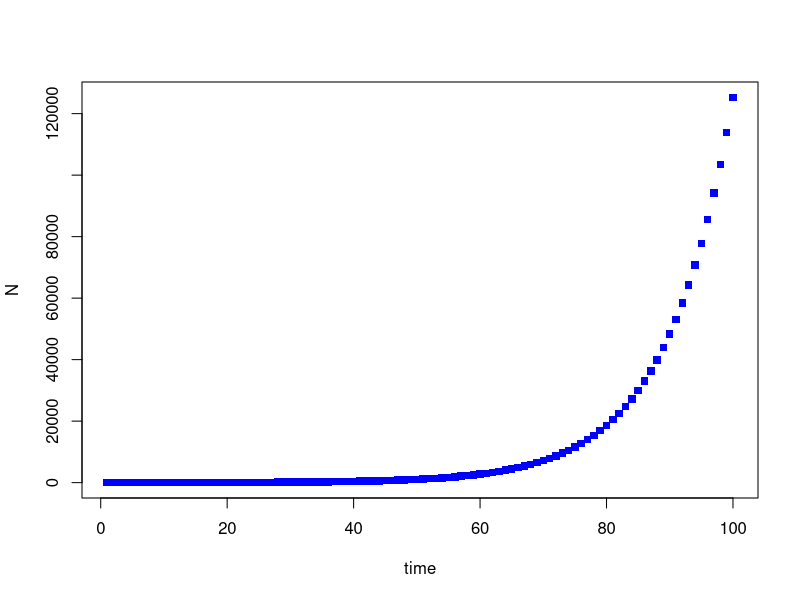

The R source for this figure: (Note: this script raises an error after producing the figure.)
#######################################
## Introduction 
#######################################
## Compartmental models and differential equation R tutorial
## Live version
## E2M2 - 2020
## written by: Jessica Metcalf, Amy Wesolowski, Cara Brook, Sophia Horigan

## In this tutorial, we will construct simple compartmental models and explore different structures of these models
##############################################################################
## Contents: 
# Modeling Population Growth
# Investigating continuous vs discrete time
# Structured population models
# Lotka-Volterra models of predator-prey dynamics
# Susceptible-Infected-Recovered models
##############################################################################
## load your libraries first

library(deSolve)

##############################################################################
## Modeling Population Growth - LIVE
##############################################################################

## The simplest formulation for population growth in discrete time is N_t+1=lambda N_t
## where N_t is the size of the population at time t. The World Bank provides time-series 
## of population size for all countries in the world, including for Madagascar; this is in 
## the file "WorldBankPop.csv". Keep in mind that this is not data from direct observations 
## - censuses have not occurred in all the years for which data is available! 
  
## First, bring in this data by identifying the right path to the folder you are working in
## (use the command 'getwd' to find out where you are, and then use 'setwd' to get R to look 
## in the right place) and have a look at its structure in R (just the first 10 columns): 

##Load your data from the world bank and peek at the first few rows
## 1. read in the population data


## 2. look at the first few rows of the data


## 3. Make a sub-vector called 'mada.pop' that is the row of your dataset which corresponds to Madagascar.

## 4. Change the cells with numbers to 'numeric' 


## 5. Make a second sub-vector called 'france.pop' that corresponds to France.

## 6. Change the cells with numbers to 'numeric'


## Now, we can calculate the growth rate, N_t+1/N_t, by taking a vector that goes from the
## 2nd until the last value in our population vectors (this is years 1961 until 2016, and 
## thus we call it N_t+1). We will divide this by the the vector that goes from the first 
## until the before-last column, which will correspond to 1960 to 2015. Relative to the 
## first vector, this is N_t - i.e., the first number in the N_t+1 vector is 1961; and the 
## first number in the N_t vector is 1960, and so on.  

## 7. First make a vector of Nt Mada

## 8. Next, make a vector of Nt+1 for Mada


## 9. Make a vector of Nt for France

## 10. Make a vector of Nt+1 for France


## 11. Now estimate population growth rate for Madagascar (what is the equation for lambda?)

## 12. do the same for France


## ??? Is the population growing or declining?


## growing! above 1.

## 13. Now plot (a) the population sizes for Madagascar and France from 1960-2016,
## side-by-side with the (b) population growth rates
## 13.1 Set up plot window to hold two graphs

## 13.2 plot Mada pop data as a solid line


## 13.3 add France data as dotted line

## 13.4 add legend


## 13.5 plot Mada pop growth rate as solid line


## 13.6 add France pop growth rate as a dotted line



## ?? The growth rates for Madagascar and France never drop below 1 (although France comes close). 
## What does this tell us? Which country's population is growing more quickly relative to its population size?

# The population is always increasing. sometimes it is increasing more slowly, sometimes more quickly. 
# Madagascar is increasing more quickly.


## TO DO: 
#### 1) Change the colour of the plots and the legend; 
#### 2) Experiment with plotting out different countries (Germany? Tanzania?)
#### 3) [maybe later] See if you can find which country in the entire data-base 
####    has the fastest growth, and when that occurred. You might want to use 
####    the 'which' command, with the argument 'arr.ind=TRUE' since this will 
####    index the matrix, i.e., tell you the row (which corresponds to the country) 
####    and the column (which corresponds to the year). Note that you will need 
####    to apply this to a matrix of growth rates!



##############################################################################
## Investigating continuous vs discrete time 
##############################################################################

## Is the model above structured like a continuous or a discrete time model?

## Let's make a discrete time population model. We will use a for-loop to project a 
## population 100 time-steps, starting with population size of 10, and with a population 
## growth rate equal to 1.1

## Set up your (a) vector "N" of future population sizes, (b) fill in your initial population size,
## and (c) define "lambda", the population growth rate.
N <- rep(NA,100)
N[1] <- 10
lambda=1.1


## Now make a discrete time model using a for-loop to iterate this population 100 years
## into the future.

for(t in 2:100){
  N[t] <- lambda*N[t-1]
}


## 1. Does anyone remember the equation to shorten this discrete time model? 
## If we do this, do we get the same result?



## Plot the results together.
par(mfrow=c(1,1))
plot(x=seq(1,100,1), y=N, pch=15, col="blue", ylab="N", xlab="time")
points(x=seq(1,100,1), y=Ndirect, pch=19, col="red", cex=0.5)

## What if we want to make a continuous time model? How do we write that?
## First, write the differential equation dN(t)/dt = rN in a function
## called 'ngrow'

ngrow <- function(t,y,parms){
  # The with() function gives access to the named values of parms within the
  # local environment created by the function
  with(c(as.list(y),parms),{
    dNdt <- r*N
    list(c(dNdt))
  })
}


## To solve this, we're going to need to use the R library called "deSolve".
## We also need to define the starting variables and parameters: 

library(deSolve)              # Load libary to be used for numerical integration
Pop <- c(N=10)                # Define starting variables (P(0)=10, as above)
values <- c(r=log(lambda))    # Define parameters - use an approx of the lambda used in the discrete time ex above
time.out <- seq(0,100,by=0.1) # Set up time-steps for variables - here go for 100 years
ngrow(t=0,y=Pop,parms=values)  #try out the function for t=0

## The function outputs the time derivative of N at the time t. 
# This means that in order to get the (approximate) values of N at some time 
# delta.t in the future, we need to calculate the equivalent of N(t+delta.t)=N(t)+rN(t)*delta.t. 
# We can do this by hand: 

delta.t <- 0.1                    # Set a small value for delta.t (0.1 day)
pop.next <- Pop + unlist(ngrow(t=time,y=Pop,parms=values)) * delta.t
pop.next

## We could iterate this process, updating our values of Pop 
## and time with each iteration to get a discrete-time approximation 
## of the values of $P$ through time. However, differential equations describe 
## the rates of change. It turns out that using the discrete time approximation 
## of this process leads to rapid accumulation of error in our estimate of the state 
## variables through time, even if we set our value of delta.t to be very small. 
## Fortunately,  a number of algorithms have been developed to come up with better 
## (both more accurate and more computationally efficient) approximations to the values of the 
## state variables through time. One such is "lsoda" which we loaded above, and which we can run, 
## here storing the result in a variable called 'Ncontinuous': 


Ncontinuous <- lsoda(
y = Pop,               # Initial conditions for population
times = time.out,      # Timepoints for evaluation
func = ngrow,          # Function to evaluate
parms = values         # Vector of parameters
)

## We can check the first few lines of the output:
head(Ncontinuous)

## The data frame has 2 columns showing the values of time (labeled "time") 
## and the state variable ("N", which is population size) through time. Let's see what 
## has happened after 2 years, by printing it out:
subset(Ncontinuous,time==2)

## Now we can also plot the full time-series: 
plot(Ncontinuous[,"time"],               # Time on the x axis
     Ncontinuous[,"N"],                  # Number people on the y axis
     xlab = "Time in days",     # Label the x axis
     ylab = "Pop size",         # Label the y axis
     main = " ",                # Plot title
     xlim = c(0,100),           # 
     type = "l",                # Use a line plot
     bty = "n")                 # Remove the box around the plot
points(1:100,N, pch=19,col="red",cex=0.2)  #compare with our discrete time

# Note that we overlaid our discrete time model predictions (the variable N) for comparison.
## This is close, but not an exact match to our discrete time version, which makes sense, 
## since these are different processes.  


## TO DO: 
#### 1) See what happens to a population where r<0
#### 2) Change the time resolution (set by "time.out"") 
####   and see if/where the results change

                           
##############################################################################
## Structured population models - LIVE
##############################################################################

## So far, we have ignored structure in the population, and treated all individuals as if they were identical.
## We know this is not true. The simplest extension is to assume some form of stage structure, i.e., different states within the population. 
## Let us assume that the population has two stage classes, 'juveniles' and 'adults'. 
## We can describe the population using a vector of numbers of the two types of individuals n_t=(n_j,n_a) 
## where the j index indicates juveniles, and the a index indicates adults, n indicates 'numbers'. 

## 1. What four variables are in a structured population model? Assign a value to each.



## These parameters can be estimated by tracking individuals in the field and
## counting the number that survive between censuses (here, distinguishing 'juvenile' 
## and 'adult' stages), what number moved between stages, and the number of offspring 
## produced at each stage. From this, we obtain survival and aging probabilities, and 
## fertility. We place these parameters in a matrix which has as many rows and columns as
## we have stages. The columns define the stage that individuals start in, and the rows the 
## stage that individuals end up in: 

## 2. Create a 2x2 matrix of 0's


## 3. assign probabilities to the matrix


 

## 4. Take a look at the matrix 'A' in your R console:


## We can project the population forward by one time-step:  

## 5. create a list called n.start with a population of 5 juveniles and 10 adults


## 6. get pop one time-step later using matrix multiplication (%*%)


## 7. Look at the output in your R console



## We could write a loop, and project the population into the future (by applying matrix multipicaton to A and n.next, and so on), 
## and from that, figure out the growth rate of this population.
## There is  also a shortcut, using some core results from matrix population model theory (Caswell, 2001): 
## the population growth rate is defined by the dominant eigenvalue of the matrix. :

## 8. extract the population growth rate.This eigenvalue is the same as lambda

## 9. double the fertility


## 10. See how this changes the eigenvalue



## There are many more powerful results that yield estimates of the stable population structure, the reproductive value, 
## life expectancy, sensitivies, elasticities, etc, that have been used extensively in fields from conservation biology to 
## life history evolution. You can also implement density dependence, etc. There are some nice R packages that can help you do this 
## (e.g., 'popbio').



##############################################################################
## Lotka-Volterra models of predator-prey dynamics
##############################################################################

## Moving beyond considering just one species, a classic dynamic is that of predator-prey cycles.
## To caricature the process, we can imagine that fossa eat lemurs, until there aren't enough lemurs. 
## Then the fossa population crashes, which allows the lemur population to grow again, etc. 
## We can frame this in continuous time with the following equation:

LotVmod <- function (Time, State, Pars) {
with(as.list(c(State, Pars)), {
dx = x*(alpha - beta*y)
dy = -y*(gamma - delta*x)  #reverse to just echo the line above :)
return(list(c(dx, dy)))
})
}

## where x reflects the prey population (hares, rabbits, lemurs, etc), 
## and y reflects the predator population (wolves, foxes, fossa, etc). 
## The prey population grows at a linear rate (alpha) and gets eaten by the predator 
## population at the rate of (beta) per predator. The predator gains a certain amount 
## vitality by eating the prey at a rate (delta), while dying off at another rate (gamma). 
## Let's set some initial parameter values, and a starting population structure, and 
## time-vector, as previously: 

Pars <- c(alpha = 2, beta = .5, gamma = .2, delta = .6)
State <- c(x = 10, y = 10)
Time <- seq(0, 150, by = 1)

## We can then run the model and plot the results: 
out <- as.data.frame(ode(func = LotVmod, y = State, parms = Pars, times = Time)) #run model

## plot results
matplot(out[,1],out[,-1], type = "l",    #separate 1st col (time), plot against other 2
        xlab = "time", ylab = "population", lty=1)  
legend("topright", c("Lemurs", "Fossa"), lty = c(1,1), col = c(1,2), box.lwd = 0)

## We can start with different starting numbers of rabbits and fosa, and overlay the two plots (using the command 'add=TRUE' in matplot). 
## Ro distinguish the two runs, we use dashed lines for the second set of starting values using lty=2 
## (colours still represent predator and prey, as in the legend):  

State2 <- c(x = 5, y = 10)
out2 <- as.data.frame(ode(func = LotVmod, y = State2, parms = Pars, times = Time))
matplot(out[,1],out[,-1], type = "l", 
        xlab = "time", ylab = "population", lty=1)  #plot out our previous results
matplot(out2[,1],out2[,-1], type = "l", lty=2,add=TRUE)  #add the new runs
legend("topright", c("Lemurs", "Fossa"), lty = c(1,1), col = c(1,2), box.lwd = 0)

## ?? How does this change the dynamics?
## makes them lag in time

## After the initial transient (detectable by slightly higher or lower peaks for the 
## first few cycles), the two simulations start repeating the same pattern over and over. 

## We can try the same with different parameters, to understand what the parameters do, 
## again overlaying the new results for comparison. Here, we double the parameter alpha, 
## which determines prey reproduction: 
  
Pars2 <- c(alpha = 4, beta = .5, gamma = .2, delta = .6)
out3 <- as.data.frame(ode(func = LotVmod, y = State, parms = Pars2, times = Time))
matplot(out[,1],out[,-1], type = "l", 
        xlab = "time", ylab = "population", lty=1)  
matplot(out3[,1],out3[,-1], type = "l", lty=2,add=TRUE)  
legend("topright", c("Lemurs", "Fossa"), lty = c(1,1), col = c(1,2), box.lwd = 0)



##############################################################################
## Susceptible-Infected-Recovered models - LIVE
##############################################################################

## Let's think about another two species model: dynamics for a directly 
## transmitted immunizing infection, with a short generation time (e.g., ~2 weeks), 
## like measles. We need to keep track of 3 states, or types of individuals, i.e., 
## susceptible individuals ('S'), infected individuals ('I') and recovered individuals ('R').
## We can write the function that defines this process, assuming that the total population 
## size is constant, which means we don't need to keep track of the ('R') compartment. 
 
## 1. write a function for the SIR model





## We define a starting population with 500,000 susceptible individuals and 20 infected 
## individuals; and a list of parameters that define the processes, beta, the transmission 
## rate, and gamma, the recovery rate (defined as 1/infectious period): 

## 2. Start with 500,000 susceptible individuals and 20 infected individuals  

## 3. generate a list of parameters that define beta (transmission rate), gamma (the recovery rate), and population size



## 4. calculate R0



## ?? What values of R0 are important?

## As in the population example, we can use the function lsoda, here taking as our time-unit
# 1 day, setting a small time-step, and running it out across 1 year (365 days): 
## 5. use the function lsoda to run the sir function, generating output every day for one year, and save it into a dataframe called ts.sir




## 6. Look at the top rows of the resulting data frame from this run of the model pop.SI


## 7. Plot susceptible as green, infected as red, and add a legend



## The epidemic burns itself out (i.e., at the end, the number of infected individuals 
## is zero), but, interestingly, not all susceptible individuals are infected (i.e., the 
## number of susceptibles at the end is > 0). This is the phenomenon of herd immunity. 

## Now we can re-run the analysis for a less infectious pathogen, i.e. beta is lower, but
## with the same population parameters:
## 8. create a list of parameters with lower values called lower.values



## 9. generate one year of results using lower.values, called lower.ts.sir




## 10. plot the results of lower.ts.sir




## ?? How are these results different? 

## ?? Why don't we really need to plot R?



## TO DO: 
#### 1) Change the parameter values to see what happens if people recover slower (lower gamma). 
#### 2) Change the number of initial infected individuals to 1 -- will the outbreak start earlier? Later? 
### 3) This model reflects a 'closed' population. There are \textbf{no new births} entering the population. Can you imagine how you might change the model to include this? What are the main dynamical consequences? 
### 4) You can download time-series for a number of infections including measles from https://www.tycho.pitt.edu; you could explore seasonality for different pathogens, or patterns through space and time, and across different city sizes  



## References 

# Cawell, H. Matrix Population Models. 2001. Sinauer

# Salguero-Gomez, R., et al. The COMPADRE Plant Matrix Database: an open online repository for plant demography. Journal of Ecology, 2015. 103(1): p. 202-218.

# Some of this material is extended from DAIDD and MMED courses. 
